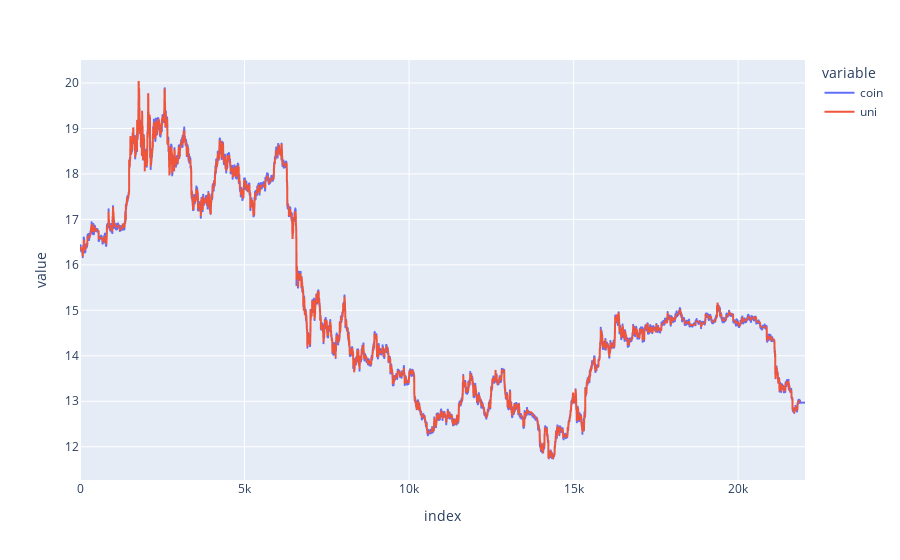

The notebook cell saved with this chart:
### Code cell
fig1 = px.line(df[['coin','uni']])
fig1.show()

### Figure 1 — Plotly figure (JSON) as saved in the notebook; plotly's stock layout.template omitted (floating-point values rounded to 4 significant figures; data arrays with more than 128 entries replaced by an {"elided": "..."} marker saying what was removed)
{"data": [{"hovertemplate": "variable=coin<br>index=%{x}<br>value=%{y}<extra></extra>", "legendgroup": "coin", "line": {"color": "#636efa", "dash": "solid"}, "marker": {"symbol": "circle"}, "mode": "lines", "name": "coin", "showlegend": true, "type": "scattergl", "x": {"elided": "22032 int values"}, "xaxis": "x", "y": {"elided": "22032 float values"}, "yaxis": "y"}, {"hovertemplate": "variable=uni<br>index=%{x}<br>value=%{y}<extra></extra>", "legendgroup": "uni", "line": {"color": "#EF553B", "dash": "solid"}, "marker": {"symbol": "circle"}, "mode": "lines", "name": "uni", "showlegend": true, "type": "scattergl", "x": {"elided": "22032 int values"}, "xaxis": "x", "y": {"elided": "22032 float values"}, "yaxis": "y"}], "layout": {"legend": {"title": {"text": "variable"}, "tracegroupgap": 0}, "margin": {"t": 60}, "xaxis": {"anchor": "y", "domain": [0, 1], "title": {"text": "index"}}, "yaxis": {"anchor": "x", "domain": [0, 1], "title": {"text": "value"}}}}
